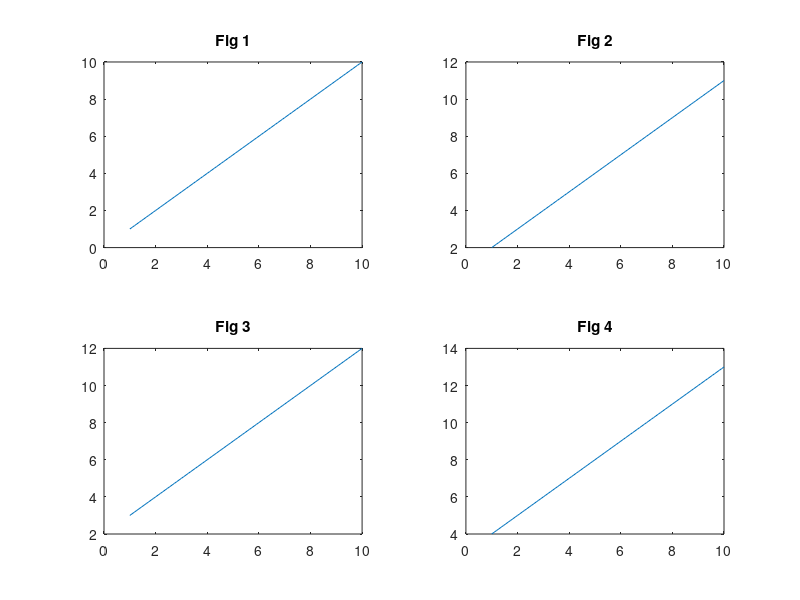

Source code (MATLAB):
x = linspace(1,10);


y1 = x;
y2 = x + 1;
y3 = x + 2;
y4 = x + 3;

subplot(2,2,1);
plot(x,y1);
title('Fig 1');

subplot(2,2,2);
plot(x,y2);
title('Fig 2');

subplot(2,2,3);
plot(x,y3);
title('Fig 3');

subplot(2,2,4);
plot(x,y4);
title('Fig 4');